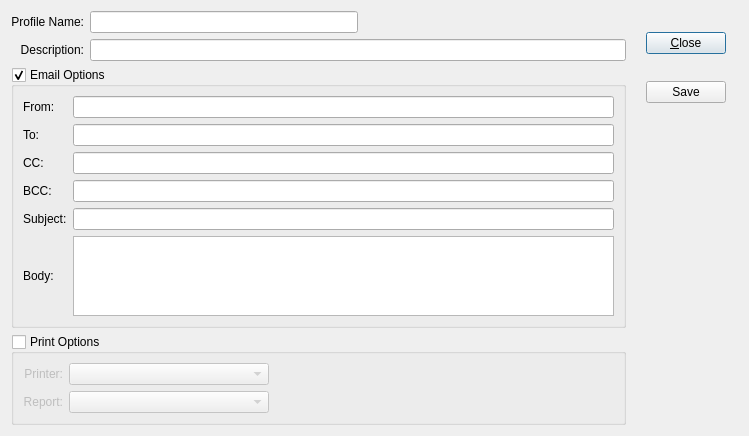
<?xml version="1.0" encoding="UTF-8"?>
<ui version="4.0">
 <comment>This file is part of the Workflow Package for xTuple ERP,
and is Copyright (c) 1999-2017 by OpenMFG LLC, d/b/a xTuple.  It
is licensed to you under the xTuple End-User License Agreement (&quot;the
EULA&quot;), the full text of which is available at www.xtuple.com/EULA.
While the EULA gives you access to source code and encourages your
involvement in the development process, this Package is not free
software.  By using this software, you agree to be bound by the
terms of the EULA.</comment>
 <class>workflowProfile</class>
 <widget class="QDialog" name="workflowProfile">
  <property name="geometry">
   <rect>
    <x>0</x>
    <y>0</y>
    <width>749</width>
    <height>436</height>
   </rect>
  </property>
  <property name="windowTitle">
   <string>Workflow Email/Printer Profile</string>
  </property>
  <layout class="QHBoxLayout" name="horizontalLayout">
   <item>
    <layout class="QGridLayout" name="gridLayout_2">
     <item row="1" column="1">
      <widget class="XLineEdit" name="_desc">
       <property name="minimumSize">
        <size>
         <width>108</width>
         <height>0</height>
        </size>
       </property>
      </widget>
     </item>
     <item row="1" column="0">
      <widget class="QLabel" name="_descripLit">
       <property name="text">
        <string>Description:</string>
       </property>
       <property name="alignment">
        <set>Qt::AlignRight|Qt::AlignTrailing|Qt::AlignVCenter</set>
       </property>
      </widget>
     </item>
     <item row="0" column="0">
      <widget class="QLabel" name="_nameLit">
       <property name="text">
        <string>Profile Name:</string>
       </property>
       <property name="alignment">
        <set>Qt::AlignRight|Qt::AlignTrailing|Qt::AlignVCenter</set>
       </property>
       <property name="buddy">
        <cstring>_name</cstring>
       </property>
      </widget>
     </item>
     <item row="0" column="1">
      <layout class="QHBoxLayout" name="horizontalLayout_2">
       <item>
        <widget class="XLineEdit" name="_name">
         <property name="minimumSize">
          <size>
           <width>108</width>
           <height>0</height>
          </size>
         </property>
        </widget>
       </item>
       <item>
        <spacer name="horizontalSpacer">
         <property name="orientation">
          <enum>Qt::Horizontal</enum>
         </property>
         <property name="sizeHint" stdset="0">
          <size>
           <width>40</width>
           <height>20</height>
          </size>
         </property>
        </spacer>
       </item>
      </layout>
     </item>
     <item row="5" column="1">
      <spacer name="verticalSpacer_2">
       <property name="orientation">
        <enum>Qt::Vertical</enum>
       </property>
       <property name="sizeHint" stdset="0">
        <size>
         <width>20</width>
         <height>40</height>
        </size>
       </property>
      </spacer>
     </item>
     <item row="3" column="0" colspan="2">
      <widget class="QGroupBox" name="_emailGroup">
       <property name="title">
        <string>Email Options</string>
       </property>
       <property name="checkable">
        <bool>true</bool>
       </property>
       <property name="checked">
        <bool>true</bool>
       </property>
       <layout class="QGridLayout" name="gridLayout_3">
        <item row="3" column="0">
         <widget class="XLabel" name="_emailCCLit">
          <property name="text">
           <string>CC:</string>
          </property>
         </widget>
        </item>
        <item row="3" column="1">
         <widget class="XLineEdit" name="_emailCC"/>
        </item>
        <item row="6" column="1">
         <widget class="XTextEdit" name="_emailBody"/>
        </item>
        <item row="5" column="1">
         <widget class="XLineEdit" name="_emailSubject"/>
        </item>
        <item row="4" column="0">
         <widget class="XLabel" name="_emailBCCLit">
          <property name="text">
           <string>BCC:</string>
          </property>
         </widget>
        </item>
        <item row="5" column="0">
         <widget class="XLabel" name="_emailSubjectLit">
          <property name="text">
           <string>Subject:</string>
          </property>
         </widget>
        </item>
        <item row="1" column="0">
         <widget class="XLabel" name="_emailToLit">
          <property name="text">
           <string>To:</string>
          </property>
         </widget>
        </item>
        <item row="6" column="0">
         <widget class="XLabel" name="_emailBodyLit">
          <property name="text">
           <string>Body:</string>
          </property>
         </widget>
        </item>
        <item row="1" column="1">
         <widget class="XLineEdit" name="_emailTo"/>
        </item>
        <item row="4" column="1">
         <widget class="XLineEdit" name="_emailBCC"/>
        </item>
        <item row="0" column="0">
         <widget class="XLabel" name="_emailFromLit">
          <property name="text">
           <string>From:</string>
          </property>
         </widget>
        </item>
        <item row="0" column="1">
         <widget class="XLineEdit" name="_emailFrom"/>
        </item>
       </layout>
      </widget>
     </item>
     <item row="4" column="0" colspan="2">
      <widget class="QGroupBox" name="_printGroup">
       <property name="title">
        <string>Print Options</string>
       </property>
       <property name="checkable">
        <bool>true</bool>
       </property>
       <property name="checked">
        <bool>false</bool>
       </property>
       <layout class="QGridLayout" name="gridLayout">
        <item row="0" column="0">
         <widget class="XLabel" name="_printerLit">
          <property name="text">
           <string>Printer:</string>
          </property>
          <property name="alignment">
           <set>Qt::AlignRight|Qt::AlignTrailing|Qt::AlignVCenter</set>
          </property>
         </widget>
        </item>
        <item row="0" column="1">
         <widget class="XComboBox" name="_printer">
          <property name="minimumSize">
           <size>
            <width>200</width>
            <height>0</height>
           </size>
          </property>
         </widget>
        </item>
        <item row="1" column="1">
         <widget class="XComboBox" name="_report">
          <property name="allowNull">
           <bool>true</bool>
          </property>
          <property name="type">
           <enum>XComboBox::Reports</enum>
          </property>
         </widget>
        </item>
        <item row="1" column="0">
         <widget class="XLabel" name="_reportLit">
          <property name="text">
           <string>Report:</string>
          </property>
          <property name="alignment">
           <set>Qt::AlignRight|Qt::AlignTrailing|Qt::AlignVCenter</set>
          </property>
         </widget>
        </item>
        <item row="0" column="2">
         <spacer name="horizontalSpacer_2">
          <property name="orientation">
           <enum>Qt::Horizontal</enum>
          </property>
          <property name="sizeHint" stdset="0">
           <size>
            <width>40</width>
            <height>20</height>
           </size>
          </property>
         </spacer>
        </item>
       </layout>
      </widget>
     </item>
    </layout>
   </item>
   <item>
    <layout class="QVBoxLayout" name="verticalLayout">
     <property name="leftMargin">
      <number>14</number>
     </property>
     <property name="rightMargin">
      <number>12</number>
     </property>
     <item>
      <widget class="QPushButton" name="_close">
       <property name="text">
        <string>&amp;Close</string>
       </property>
      </widget>
     </item>
     <item>
      <widget class="QPushButton" name="_save">
       <property name="text">
        <string>Save</string>
       </property>
      </widget>
     </item>
     <item>
      <spacer name="verticalSpacer">
       <property name="orientation">
        <enum>Qt::Vertical</enum>
       </property>
       <property name="sizeType">
        <enum>QSizePolicy::Preferred</enum>
       </property>
       <property name="sizeHint" stdset="0">
        <size>
         <width>20</width>
         <height>300</height>
        </size>
       </property>
      </spacer>
     </item>
    </layout>
   </item>
  </layout>
 </widget>
 <customwidgets>
  <customwidget>
   <class>XComboBox</class>
   <extends>QComboBox</extends>
   <header>xcombobox.h</header>
  </customwidget>
  <customwidget>
   <class>XLabel</class>
   <extends>QLabel</extends>
   <header>xlabel.h</header>
  </customwidget>
  <customwidget>
   <class>XLineEdit</class>
   <extends>QLineEdit</extends>
   <header>xlineedit.h</header>
  </customwidget>
  <customwidget>
   <class>XTextEdit</class>
   <extends>QTextEdit</extends>
   <header>xtextedit.h</header>
  </customwidget>
 </customwidgets>
 <tabstops>
  <tabstop>_name</tabstop>
  <tabstop>_desc</tabstop>
  <tabstop>_emailGroup</tabstop>
  <tabstop>_emailFrom</tabstop>
  <tabstop>_emailTo</tabstop>
  <tabstop>_emailCC</tabstop>
  <tabstop>_emailBCC</tabstop>
  <tabstop>_emailSubject</tabstop>
  <tabstop>_emailBody</tabstop>
  <tabstop>_printGroup</tabstop>
  <tabstop>_printer</tabstop>
  <tabstop>_report</tabstop>
  <tabstop>_save</tabstop>
  <tabstop>_close</tabstop>
 </tabstops>
 <resources/>
 <connections>
  <connection>
   <sender>_close</sender>
   <signal>clicked()</signal>
   <receiver>workflowProfile</receiver>
   <slot>close()</slot>
   <hints>
    <hint type="sourcelabel">
     <x>335</x>
     <y>31</y>
    </hint>
    <hint type="destinationlabel">
     <x>246</x>
     <y>7</y>
    </hint>
   </hints>
  </connection>
 </connections>
</ui>
